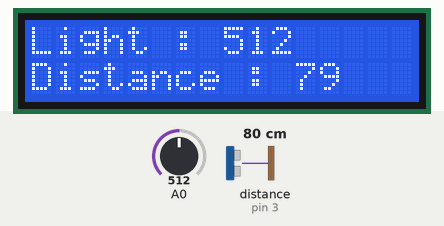
A sketch run on a simulated Arduino Uno, built with avr-gcc and run on an emulated ATmega328P. On the bench: 16×2 character LCD. Wiring (inferred from the names in the program): ultrasonic range finder: trigger pin 2; echo pin 3. Inputs (shaded band) come from the test bench; at power-on: distance to the obstacle (sensor on pin 3) 80 cm, A0 = 512. The echo pulse lasts 58.3 µs per cm; what the sketch prints to the serial monitor is not drawn.

Above: at 1.2 s.
1.3 s: distance to the obstacle (sensor on pin 3) set to 2 cm
At 2.9 s:
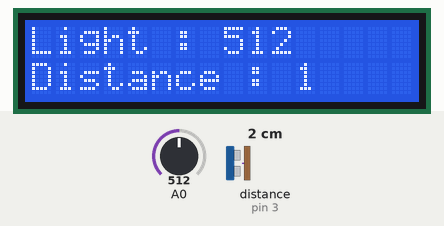
4.6 s: A0 set to 716
At 6.3 s:
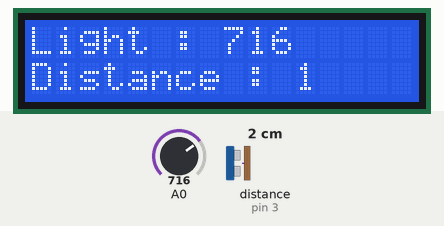
6.7 s: distance to the obstacle (sensor on pin 3) set to 4 cm
At 8.4 s:
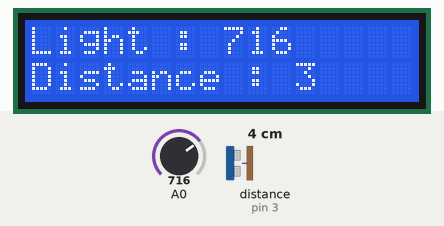
8.7 s: A0 set to 900
At 10.5 s:
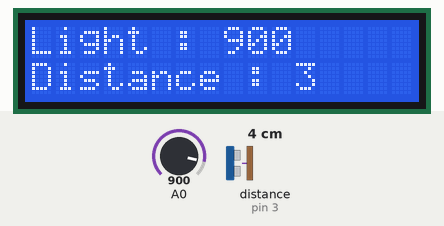
10.8 s: distance to the obstacle (sensor on pin 3) set to 9 cm
At 11.8 s:
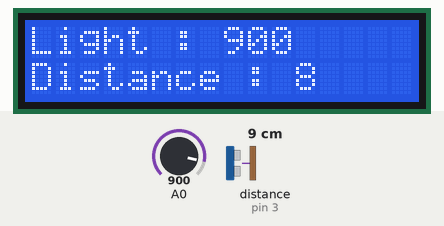
12.8 s: A0 set to 1023
At 16.4 s:
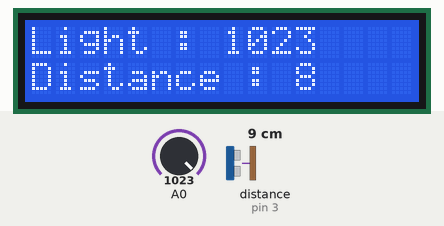
Timing chart, 0 to 16.9 s (numbered marks = the images above; inputs shaded):
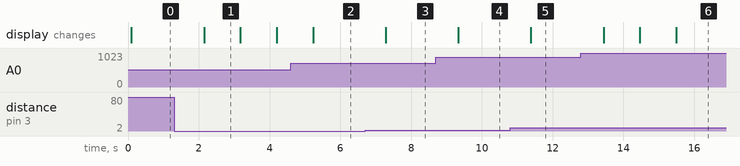

The sketch:

LCD3.ino
```cpp
#include <LiquidCrystal_I2C.h>
#include <Wire.h>

int trig = 2;
int echo = 3;

LiquidCrystal_I2C lcd(0x27,16,2);

void setup() {
  // put your setup code here, to run once:
  Serial.begin(9600);
  lcd.begin();
  pinMode(trig,OUTPUT);
  pinMode(echo,INPUT);
}

void loop() {
  // put your main code here, to run repeatedly:
  digitalWrite(2,HIGH);
  delayMicroseconds(10);
  digitalWrite(2,LOW);


//조도센서

  int light = analogRead(A0);


//거리측정

  int duration = pulseIn(3,HIGH);
  int distance = duration/58.2;

// LCD 출력
  lcd.clear();
  lcd.print("Light : ");
  lcd.print(light);
  lcd.setCursor(0,1);
  lcd.print("Distance : ");
  lcd.print(distance);

//Serial 값 확인
  Serial.println(light);
  Serial.println(distance);

  delay(1000);
}
```

Measured:
- after the input at 1.3 s, the display: changes after 0.85 s (image 1)
- after the input at 4.6 s, the display: changes after 0.63 s (image 2)
- after the input at 6.7 s, the display: changes after 0.58 s (image 3)
- after the input at 8.7 s, the display: changes after 0.63 s (image 4)
- after the input at 10.8 s, the display: changes after 0.59 s (image 5)
- after the input at 12.8 s, the display: changes after 0.64 s (image 6)
- what the display in image 1 shows lasts 1.0 s, from 2.2 s to 3.2 s
